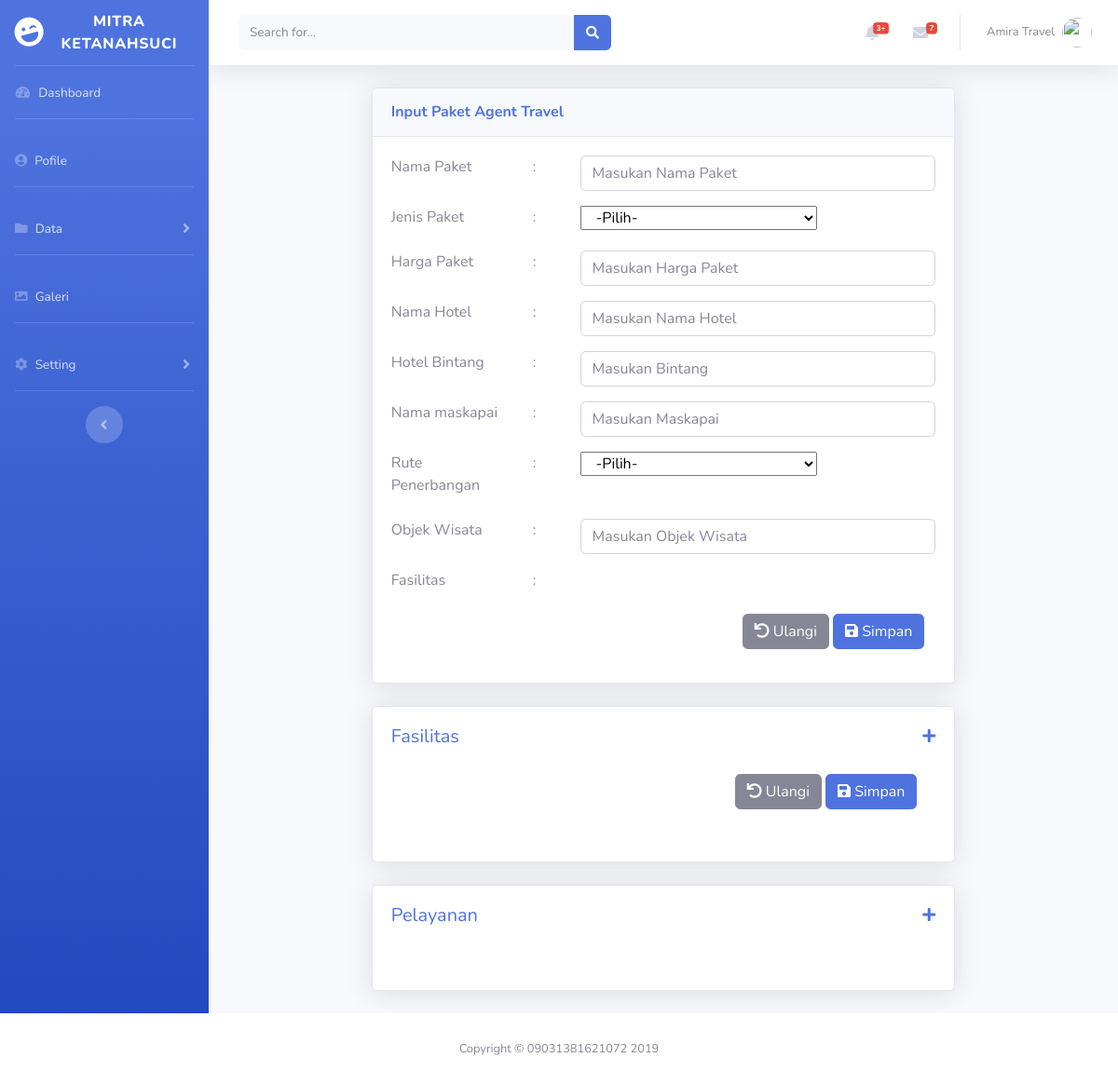
/index.php?url=paket_travel_tambah (signed in), run on an earlier commit of the app's database.
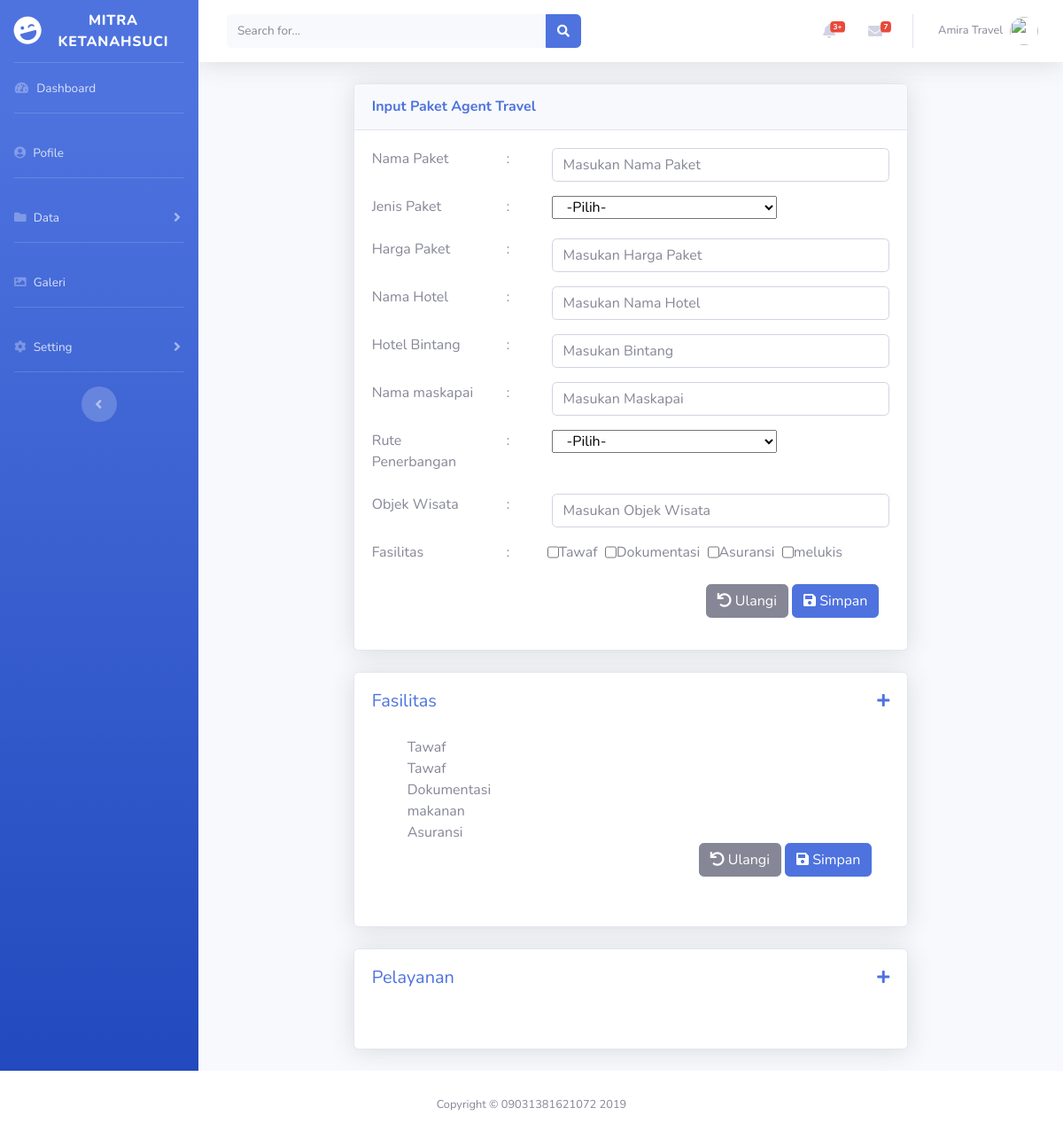
And on a later commit of the database.
### tables this page shows
CREATE TABLE `tbl_data_fasilitas` (
  `id` int(11) NOT NULL,
  `fasilitas_id` varchar(50) NOT NULL,
  `nama_fasilitas` varchar(100) NOT NULL,
  `travel_id` varchar(50) NOT NULL
);

### config/routes.php (called while the page is built, shortened)
<?php
$include = [];
if(isset($_GET['url'])){
	switch ($_GET['url']) {
		case 'paket_travel_tambah':
			$include[]='halaman/paket_travel/create.php';
			break;
	}
}else{
	header('location:/spk_tugasakhir/pengguna_dashboard.php');
}
?>

### halaman/paket_travel/create.php (the view, shortened to what the changed rows need)
<div class="containter-fluid">
    <div class="col-xl-8 col-md-8 mt-2 mx-auto">
        <div class="card shadow mb-4">
            <div class="card-header py-3">
                <h6 class="m-0 text-primary font-weight-bold">Input Paket Agent Travel</h6>
            </div>
            <div class="card-body">
                <form action="config/paket_travel/simpan_paket.php" method="post">
                <div class="row form-group">
                    <div class="col-lg-3 ">
                            <label for="NamaMitra">Nama Paket</label>
                        </div>
                        <div class="col-lg-1">:</div>
                        <div class="col-lg-8">
                            <input type="text" class="form-control" name="nama_paket" placeholder="Masukan Nama Paket" id="
                            NamaMitra">
                        </div>
                    </div>
                    <div class="row form-group">
                    <div class="col-lg-3 ">
                            <label for="NamaMitra">Jenis Paket</label>
                        </div>
                        <div class="col-lg-1">:</div>
                        <div class="col-lg-8">
                            <select class="col-lg-8" name="jenis_paket" id="">
                                    <option value="">-Pilih-</option>
                            </select>
                        </div>
                    </div>
                    <div class="row form-group">
                    <div class="col-lg-3">
                            <label for="">Harga Paket</label>
                        </div>
                        <div class="col-lg-1">:</div>
                        <div class="col-lg-8">
                            <input type="text" class="form-control" name="harga_paket" placeholder="Masukan Harga Paket">
                        </div>
                    </div>
                    <div class="row form-group">
                    <div class="col-lg-3">
                            <label for="">Nama Hotel</label>
                    </div>
                        <div class="col-lg-1">:</div>
                        <div class="col-lg-8">
                            <input type="text" class="form-control" name="namahotel" placeholder="Masukan Nama Hotel">
                        </div>
                    </div>
                    <div class="row form-group">
                    <div class="col-lg-3">
                            <label for="">Hotel Bintang</label>
                        </div>
                        <div class="col-lg-1">:</div>
                        <div class="col-lg-8">
                            <input type="text" class="form-control" name="hotelbintang" placeholder="Masukan Bintang">
                        </div>
                    </div>
                    <div class="row form-group">
                    <div class="col-lg-3 ">
                            <label for=""> Nama maskapai</label>
                        </div>
                        <div class="col-lg-1">:</div>
                        <div class="col-lg-8">
                            <input type="text" class="form-control" name="nama_maskapai" placeholder="Masukan Maskapai" id="">
                        </div>
                    </div>
                    <div class="row form-group">
                    <div class="col-lg-3 ">
                            <label for="NamaMitra">Rute Penerbangan</label>
                        </div>
                        <div class="col-lg-1">:</div>
                        <div class="col-lg-8">
                            <select class="col-lg-8" name="rute" id="">
                                    <option value="">-Pilih-</option>
                            </select>
                        </div>
                    </div>
                    <div class="row form-group">
                    <div class="col-lg-3">
                            <label for="">Objek Wisata</label>
                        </div>
                        <div class="col-lg-1">:</div>
                        <div class="col-lg-8">
                            <input type="text" class="form-control" name="objekwisata" placeholder="Masukan Objek Wisata">
                        </div>
                    </div>
                    <div class="row form-group">
                    <div class="col-lg-3">
                            <label for=""> Fasilitas</label>
                    </div>
                    <div class="col-lg-1">:</div>
                    <div class="col-lg-8">
                    <div class="form-row">
                        <?php  include 'config/koneksi.php';
                            $travel_id1 = $_SESSION['user_id'];
                            $query3="SELECT * FROM `tbl_data_fasilitas` WHERE `travel_id`='$travel_id1'";
                            $sql3 = mysqli_query($koneksi,$query3);
                            while ($result=mysqli_fetch_array($sql3)){
                        ?>
                        <input type="checkbox" name="fasilitasid[]" value="<?php echo $result['fasilitas_id']?>"> <?php echo $result['nama_fasilitas']?></input>
                        <?php
                        }
                        ?>
                    </div>
                    </div>
                    </div>
                    <div class="form-group">
                        <div class="col lg-12" align="right">
                            <button type="reset" class="btn btn-md btn-secondary"><i class="fa fa-undo"></i> Ulangi</button>
                            <button type="submit" class="btn btn-xs btn-primary"><i class="fa fa-save"></i> Simpan</button>
                        </div>
                    </div>
                </form>
            </div>
        </div>
    </div>
    <div class="col-xl-8 col-md-8 mt-2 mx-auto">
      <div class="card shadow mb-4">
        <div class="card-body">
          <div class="row">
            <div class="col-xl-6">
                <h5 class="Font-bold text-primary">Fasilitas</h5>
            </div>
            <div class="col-xl-6 text-right">
              <i class="fas fa-plus text-primary" data-toggle="modal" data-target="#tambahFasilitas"></i>
            </div>
          </div>
          <div class="row">
              <div class="col-xl-12 md-auto">
                   <div class="card-body">
                     <form action="config/paket_travel/#" method="post">
                        <div class="row form-grup">
                            <div class="col lg-12">
                            <div class="form-check">
                                    <?php
                                            include 'config/koneksi.php';
                                            $travel_id1 = $_SESSION['user_id'];
                                            $id_jumlah_fasilitas=$_SESSION['id_jumlah_fasilitas'];
                                            $hasil4 = mysqli_query($koneksi,"SELECT tbl_data_fasilitas.nama_fasilitas, tbl_jumlah_fasilitas.id_jumlah_fasilitas, tbl_jumlah_fasilitas.travel_id FROM tbl_jumlah_fasilitas INNER JOIN tbl_data_fasilitas USING(fasilitas_id) INNER JOIN tbl_agent_travel ON tbl_agent_travel.travel_id=tbl_jumlah_fasilitas.travel_id WHERE id_jumlah_fasilitas='$id_jumlah_fasilitas' AND tbl_jumlah_fasilitas.travel_id='$travel_id1'");
                                            while($result2= mysqli_fetch_assoc($hasil4)){
                                                echo $result2['nama_fasilitas'];
                                    ?>
                                    <?php
                                            }
                                    ?>
                            </div>
                            </div>
                       </div>
                        <div class="row form-group">
                            <div class="col lg-12" align="right">
                                <button type="reset" class="btn btn-md btn-secondary"><i class="fa fa-undo"></i> Ulangi</button>
                                <button type="submit" class="btn btn-xs btn-primary"><i class="fa fa-save"></i> Simpan</button>
                            </div>
                        </div>
                    </form>
                    </div>
                </div>
            </div>
        </div>
      </div>
    </div>
    <div class="col-xl-8 col-md-8 mt-2 mx-auto">
        <div class="card shadow mb-4">
            <div class="card-body">
                <div class="row">
                    <div class="col-xl-6">
                        <h5 class="Font-bold text-primary">Pelayanan</h5>
                    </div>
                    <div class="col-xl-6 text-right">
                        <i class="fas fa-plus text-primary" data-toggle="modal" data-target="#tambahPelayanan"></i>
                        </div>
                        <div class="col-lg-6">
                            <div class="card-body">
                            </div>
                        </div>
                    </div>
                </div>
            </div>
        </div>
    </div>
    </div>
  </div>
</div>

### index.php (shortened to what the changed rows need)
<?php
include 'config/routes.php';
if($_SESSION['level'] == 'admin'){
	   include 'halaman/admin_header.php';
	   } else if ($_SESSION['level'] == 'agent'){
	  include 'halaman/agent_travel_header.php';
	   }
foreach ($include as $key => $value) {
	require_once $value;
}
include 'halaman/footer.php';
?>

What changed in the data, as far as the page shows it:
added tbl_data_fasilitas: nama_fasilitas "Tawaf"
added tbl_data_fasilitas: nama_fasilitas "Dokumentasi"
added tbl_data_fasilitas: nama_fasilitas "Asuransi"
added tbl_data_fasilitas: nama_fasilitas "melukis"
Also different on the page:
new list line: "Tawaf Tawaf Dokumentasi makanan Asuransi"
